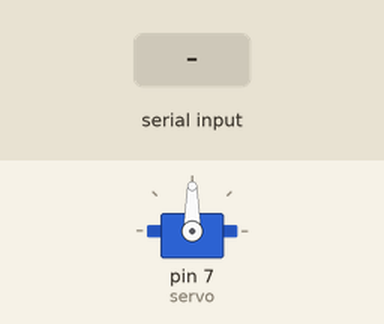
A sketch run on a simulated Arduino Uno, built with avr-gcc and run on an emulated ATmega328P. Shown: servo. The test bench sets the inputs (shaded band).

Above: at 1.2 s.
1.3 s: "1" received over Serial
At 1.6 s:
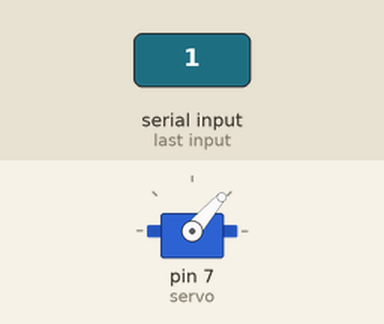
2.8 s: "0" received over Serial
At 3.9 s:
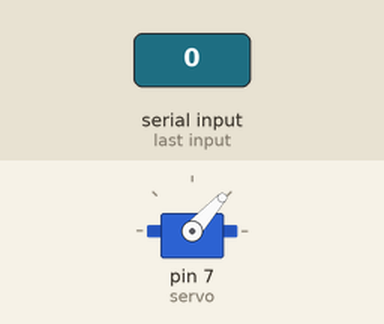
Timing chart, 0 to 5.8 s (numbered marks = the images above; inputs shaded):
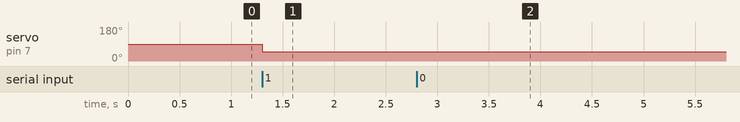

The sketch:

Basic_ServoMoter.ino
```cpp
#include<Servo.h> //Servo 라이브러리를 추가
Servo servo;      //Servo 클래스로 servo객체 생성
int value = 0;    // 각도를 조절할 변수 value

void setup() {
  servo.attach(7);     //맴버함수인 attach : 핀 설정
  Serial.begin(9600); //시리얼 모니터 사용 고고
}

void loop() {
  if(Serial.available())
  {
    int value;
    value = int(Serial.read())%90;

    servo.write(value);
  }
}
```

Measured:
- after the input at 1.3 s, servo on pin 7 (servo): 90° → 49° at once
- after the input at 2.8 s, servo on pin 7 (servo): 49° → 48° at once
